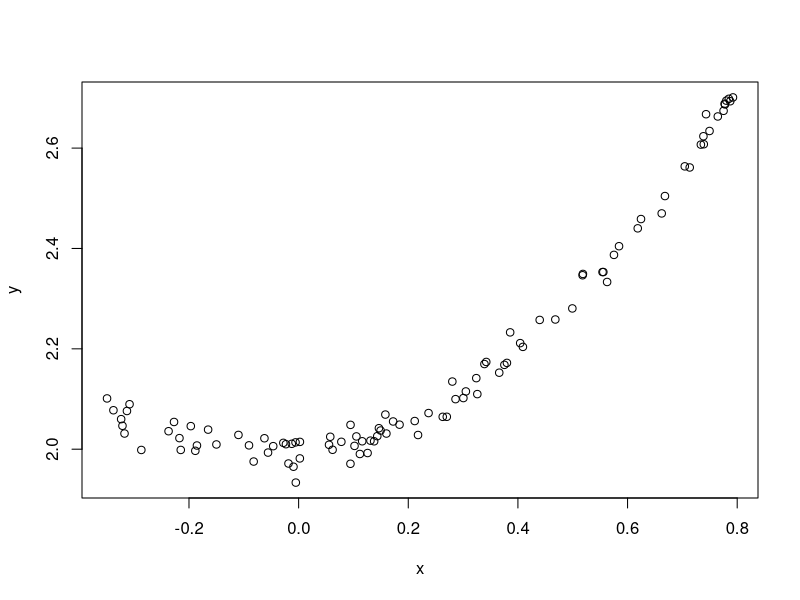

Recreate this plot in R.


x = runif(100, -0.35, 0.8)
y = 2 + 0.1*x + 1*x^2 + rnorm(100, sd=0.02)
plot(x , y)
df = data.frame(y=y, x=x)
write.csv(df, file='data.csv')
